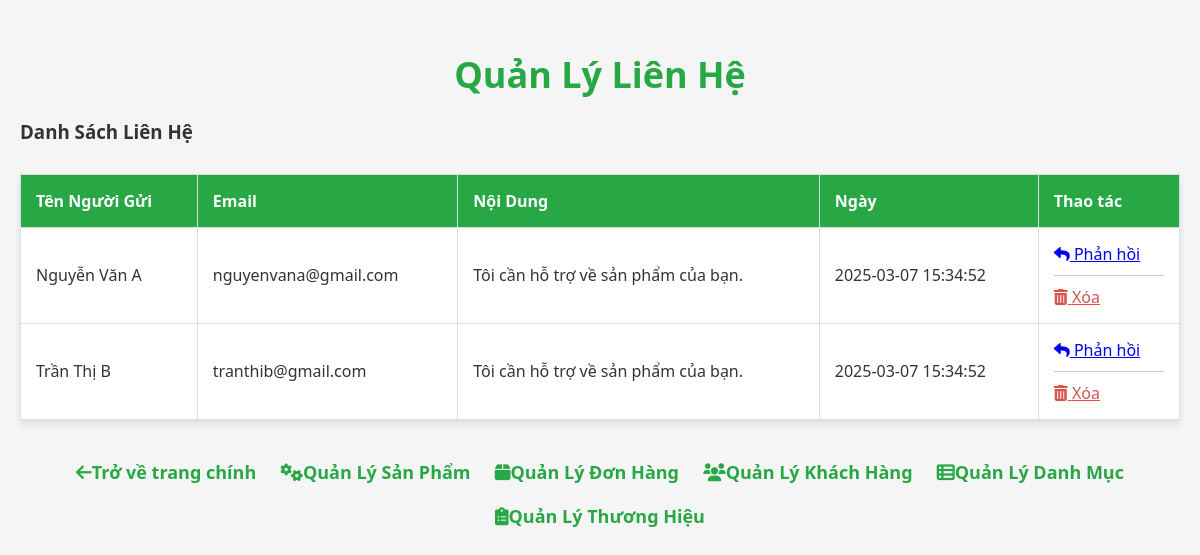
Page /admin/manage_contacts.php on the committed database.
### tables this page shows
CREATE TABLE Contact (
    id INT AUTO_INCREMENT PRIMARY KEY,
    message TEXT NOT NULL,
    created_at TIMESTAMP DEFAULT CURRENT_TIMESTAMP
);

CREATE TABLE User_Accounts (
    account_id INT AUTO_INCREMENT PRIMARY KEY,
    username VARCHAR(50) NOT NULL UNIQUE,
    password_hash VARCHAR(255) NOT NULL,
    email VARCHAR(100) NOT NULL UNIQUE,
    full_name VARCHAR(100),
    phone VARCHAR(15),
    gender ENUM('male', 'female', 'other'),
    date_of_birth DATE,
    created_at TIMESTAMP DEFAULT CURRENT_TIMESTAMP,
    updated_at TIMESTAMP DEFAULT CURRENT_TIMESTAMP ON UPDATE CURRENT_TIMESTAMP
);

### admin/manage_contacts.php (the view, shortened to what this page needs)
<?php
include __DIR__ . '/../includes/db.php';
$stmt = $pdo->query("SELECT c.id, c.message, c.created_at, u.full_name, u.email
                     FROM Contact c
                     LEFT JOIN User_Accounts u ON c.user_id = u.account_id");
$contacts = $stmt->fetchAll();
?>
<!DOCTYPE html>
<html lang="vi">
<head>
    <link rel="stylesheet" href="https://cdnjs.cloudflare.com/ajax/libs/font-awesome/6.0.0-beta3/css/all.min.css">
</head>
<body>
    <h2>Quản Lý Liên Hệ</h2>
    <h3>Danh Sách Liên Hệ</h3>
    <table>
        <tr>
            <th>Tên Người Gửi</th>
            <th>Email</th>
            <th>Nội Dung</th>
            <th>Ngày</th>
            <th>Thao tác</th>
        </tr>
        <?php foreach ($contacts as $contact): ?>
            <tr>
                <td><?php echo htmlspecialchars($contact['full_name'] ?? 'N/A'); ?></td>
                <td><?php echo htmlspecialchars($contact['email'] ?? 'N/A'); ?></td>
                <td><?php echo htmlspecialchars($contact['message'] ?? 'N/A'); ?></td>
                <td><?php echo htmlspecialchars($contact['created_at'] ?? 'N/A'); ?></td>
                <td>
                    <a href="javascript:void(0);" onclick="showFeedbackForm(<?php echo $contact['id']; ?>)" class="button">
                        <i class="fas fa-reply"></i> Phản hồi
                    </a>
                    <div class="divider"></div>
                    <a href="javascript:void(0);" onclick="confirmDelete(<?php echo $contact['id']; ?>)" class="delete-btn">
                        <i class="fas fa-trash-alt"></i> Xóa
                    </a>
                </td>
            </tr>
        <?php endforeach; ?>
    </table>
    <div class="button-container">
        <a href="index_ad.php" class="back-btn">
            <i class="fas fa-arrow-left"></i> Trở về trang chính
        </a>
        <a href="manage_products.php">
            <i class="fas fa-cogs"></i> Quản Lý Sản Phẩm
        </a>
        <a href="manage_orders.php">
            <i class="fas fa-box"></i> Quản Lý Đơn Hàng
        </a>
        <a href="manage_customers.php">
            <i class="fas fa-users"></i> Quản Lý Khách Hàng
        </a>
        <a href="manage_categories.php">
            <i class="fas fa-th-list"></i> Quản Lý Danh Mục
        </a>
        <a href="manage_brands.php">
            <i class="fas fa-clipboard-list"></i> Quản Lý Thương Hiệu
        </a>
    </div>
</body>
</html>

### admin/manage_contacts.php (style rules this page uses)
body { font-family: 'Segoe UI', Tahoma, Geneva, Verdana, sans-serif; background-color: #f5f5f5; color: #333; margin: 0; padding: 20px; }
h2 { text-align: center; color: #28a745; font-size: 36px; margin-bottom: 20px; }
table { width: 100%; border-collapse: collapse; margin-top: 30px; background-color: #fff; box-shadow: 0 4px 8px rgba(0,0,0,0.1); }
th, td { padding: 15px; text-align: left; border: 1px solid #ddd; }
th { background-color: #28a745; color: white; }
.divider { height: 1px; background-color: #ccc; margin: 10px 0; }
.button-container { text-align: center; margin-top: 30px; }
.button-container a { text-decoration: none; color: #28a745; font-size: 18px; display: inline-flex; align-items: center; font-weight: bold; margin: 10px; transition: color 0.3s; }
.back-btn { color: #007bff; }
.delete-btn { color: #d9534f; font-size: 16px; }

### rows in the picture
contact: user.full_name "Nguyễn Văn A", user.email "nguyenvana@gmail.com", message "Tôi cần hỗ trợ về sản phẩm của bạn.", created_at "2025-03-07 15:34:52"
contact: user.full_name "Trần Thị B", user.email "tranthib@gmail.com", message "Tôi cần hỗ trợ về sản phẩm của bạn.", created_at "2025-03-07 15:34:52"
